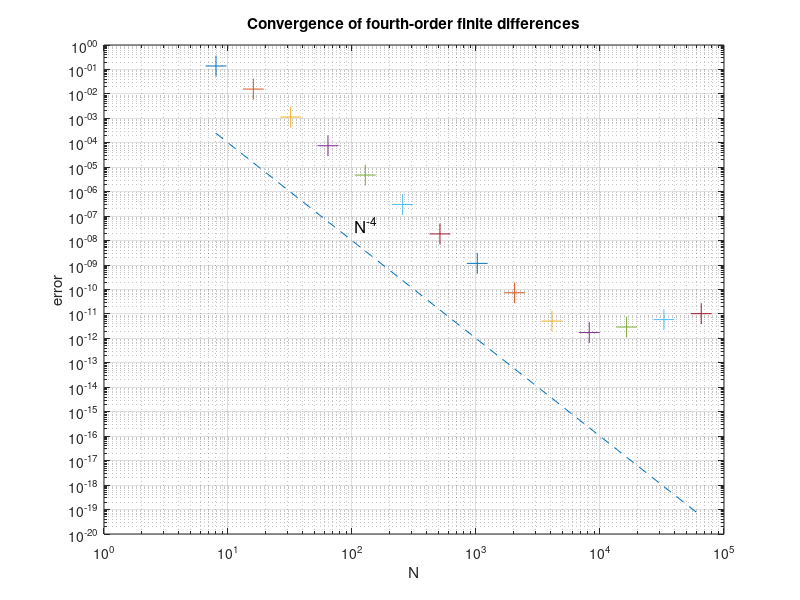

The MATLAB script that drew this image:
% p1.m - convergence of fourth-order finite differences

% For various N, set up grid in [-pi,pi] and function u(x):
  Nvec = 2.^(3:16);
  clf
  for N = Nvec
    h = 2*pi/N; x = -pi + (1:N)'*h;
    u = exp(sin(x)); uprime = cos(x).*u;

    % Construct sparse fourth-order differentiation matrix:
    e = ones(N,1);
    D =   sparse(1:N,[2:N 1],2*e/3,N,N)...
        - sparse(1:N,[3:N 1 2],e/12,N,N);
    D = (D-D')/h;

    % Plot max(abs(D*u-uprime)):
    error = norm(D*u-uprime,inf);
    loglog(N,error,'+','markersize',15), hold on
  end
  %set(1,'position',[.1 .4 .8 .5])
  grid on, xlabel N, ylabel error
  title('Convergence of fourth-order finite differences')
  semilogy(Nvec,Nvec.^(-4),'--') 
  text(105,5e-8,'N^{-4}','fontsize',12)
